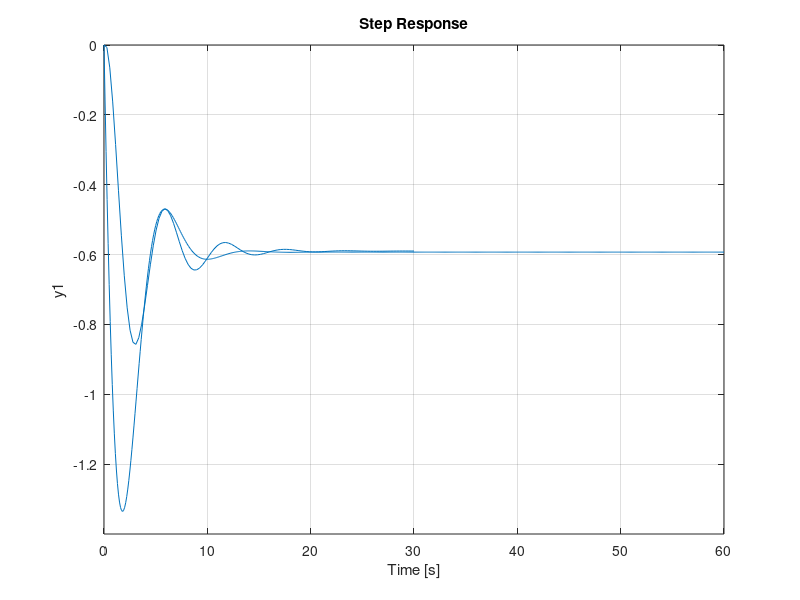

Reproduce this figure in MATLAB.
k1 = -0.59;
k2 = 0.08;
T=5.8;
wd = 2*pi/T;

qt = 0;
qtT = -0.4699;
AItem = (log((k1-qt)/(k1-qtT))).^2./(4.*pi.^2);
dampRatio = sqrt(AItem./(1+AItem));
wn = wd/(sqrt(1-dampRatio^2));
load('response.mat');
plot(time, output_pitch_rate_q);

SteadyStateError = 0.188;

n1 = k2
n2 = k1.*wn.^2
d1 = 1
d2 = 2.*dampRatio*wn
d3 = wn.^2
hold on
s=tf('s');
sys = (n1*s + n2)/(d1*s^2+d2*s+d3);
step(sys);
axis([0 60 -1.4 0]);
hold off